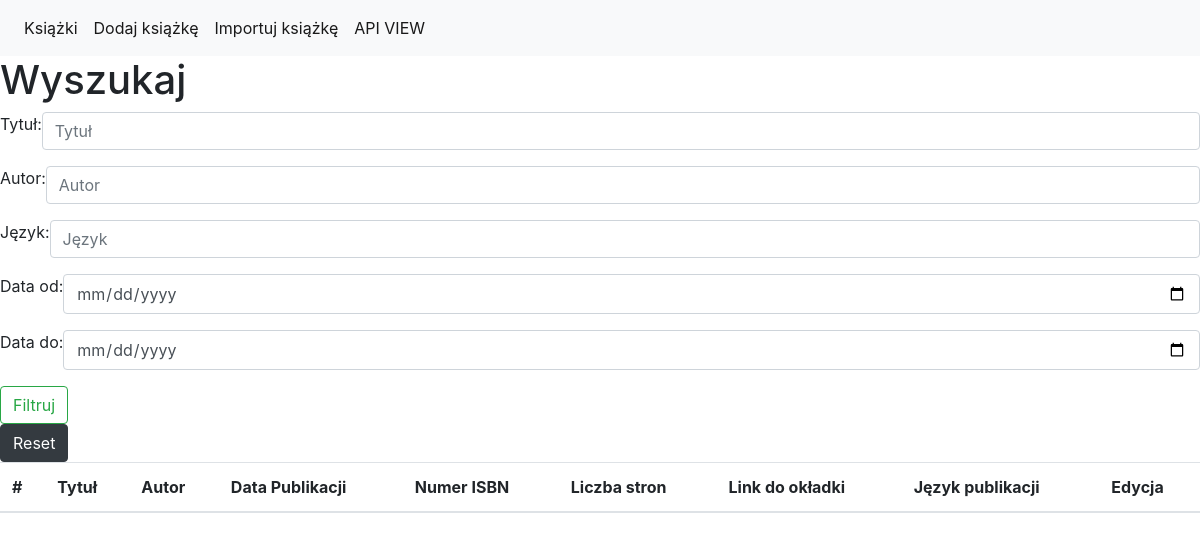
The page /books/ on the database as committed earlier.
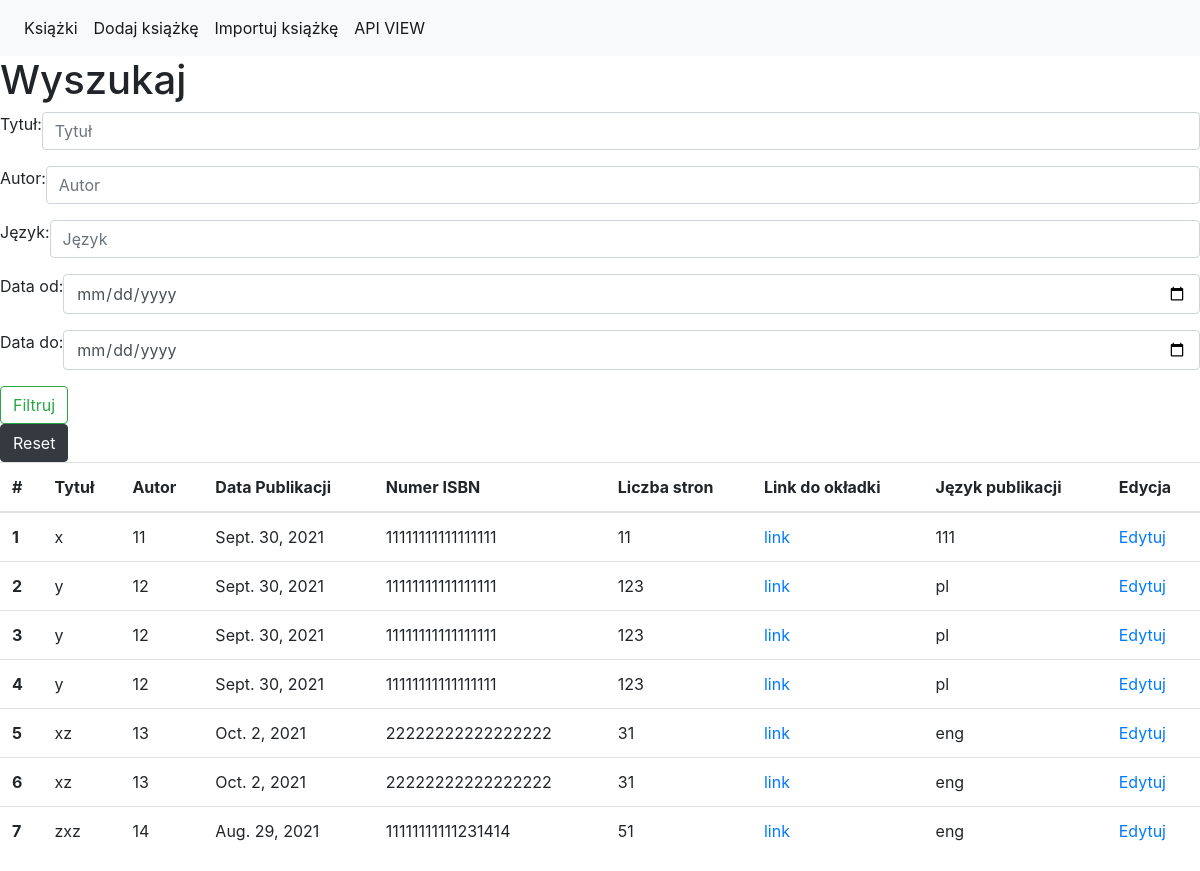
The same page on the database as committed later.
### book/models.py (models this page shows, shortened)
class Book(models.Model):
    title = models.CharField(max_length=32)
    author = models.CharField(max_length=64, null=True)
    date_of_publication = models.DateField(null=True)
    ISBN_number = models.CharField(max_length=17, null=True)
    number_of_pages = models.IntegerField(blank=True, null=True)
    link_to_cover = models.URLField(max_length=200, blank=True, null=True)
    language = models.CharField(max_length=32, null=True)

### book/views.py (the view)
# urls.py: path('', book.book_list, name="index"),
def book_list(request):
    books = define_filtrs(request)
    return render(request, 'index.html',
                  {'books': books})

### book/views.py (called while the page is built)
def is_valid_queryparam(param):
    return param != '' and param is not None

def define_filtrs(request):
    book_filter = Q()
    title = request.GET.get('title')
    author = request.GET.get('author')
    language = request.GET.get('language')
    start_date = request.GET.get('startdate')
    end_date = request.GET.get('enddate')
    if is_valid_queryparam(title):
        book_filter &= Q(title=title)
    if is_valid_queryparam(author):
        book_filter &= Q(author__icontains=author)
    if is_valid_queryparam(language):
        book_filter &= Q(language=language)
    if is_valid_queryparam(start_date):
        book_filter &= Q(date_of_publication__gte=start_date)
    if is_valid_queryparam(end_date):
        book_filter &= Q(date_of_publication__lte=end_date)
    if is_valid_queryparam(book_filter):
        return Book.objects.filter(book_filter, )
    else:
        return Book.objects.all()

### templates/index.html
{% extends 'base.html' %}
{% block body %}
    <h1>Wyszukaj</h1>
<form class="form" action="{% url 'index' %}">
<div class="input-group mb-3">
  Tytuł: <input type="text" class="form-control" placeholder="Tytuł" aria-label="Tytuł" name="title">
</div>
<div class="input-group mb-3">
  Autor: <input type="text" class="form-control" placeholder="Autor" aria-label="Autor" name="author">
</div>
    <div class="input-group mb-3">
  Język: <input type="text" class="form-control" placeholder="Język" aria-label="Język" name="language">
</div>
<div class="input-group mb-3">
  Data od: <input type="date" class="form-control" name="start_date">
</div>
<div class="input-group mb-3">
  Data do: <input type="date" class="form-control" name="end_date">
</div>
    <button class="btn btn-outline-success my-2 my-sm-0" type="submit">Filtruj</button>
</form>
    <a class="btn btn-dark" href="{% url 'index' %}">Reset</a>
<table class="table">
  <thead>
    <tr>
        <th scope="col">#</th>
        <th scope="col">Tytuł</th>
        <th scope="col">Autor</th>
        <th scope="col">Data Publikacji</th>
        <th scope="col">Numer ISBN</th>
        <th scope="col">Liczba stron</th>
        <th scope="col">Link do okładki</th>
        <th scope="col">Język publikacji</th>
        <th scope="col">Edycja</th>
    </tr>
  </thead>
  <tbody>
    {% if books %}
        {% for book in books %}
    <tr>
      <th scope="row">{{ forloop.counter }}</th>
      <td>{{ book.title }}</td>
      <td>{{ book.author }}</td>
      <td>{{ book.date_of_publication }}</td>
    <td>{{ book.ISBN_number }}</td>
    <td>{{ book.number_of_pages }}</td>
    <td><a href="{{ book.link_to_cover }}">link</a></td>
    <td>{{ book.language }}</td>
        <td><a href="{% url 'edit' book.id %}">Edytuj</a></td>
    </tr>
        {% endfor %}
    {% endif %}
  </tbody>
</table>
{% endblock %}

### templates/base.html (shortened to what this page needs)
<!DOCTYPE html>
<html lang="pl-pl">
<head>
    <link rel="stylesheet" href="https://maxcdn.bootstrapcdn.com/bootstrap/4.0.0/css/bootstrap.min.css">
</head>
<body>
<nav class="navbar navbar-expand-lg navbar-light bg-light">
  <div class="collapse navbar-collapse" id="navbarSupportedContent">
    <ul class="navbar-nav mr-auto">
      <li class="nav-item active">
        <a class="nav-link" href="{% url 'index' %}">Książki</a>
      </li>
      <li class="nav-item active">
        <a class="nav-link" href="{% url 'addbook' %}">Dodaj książkę</a>
      </li>
        <li class="nav-item active">
        <a class="nav-link" href="{% url 'import' %}">Importuj książkę</a>
      </li>
    <li class="nav-item active">
        <a class="nav-link" href="{% url 'api' %}">API VIEW</a>
      </li>
    </ul>
  </div>
</nav>
{% block body %}
{% endblock %}
</body>
</html>

Rows that differ between the two databases and show on the page:
added Book: title "x", author "11", date_of_publication "Sept. 30, 2021", ISBN_number "11111111111111111", number_of_pages "11", language "111"
added Book: title "y", author "12", date_of_publication "Sept. 30, 2021", ISBN_number "11111111111111111", number_of_pages "123", language "pl"
added Book: title "y", author "12", date_of_publication "Sept. 30, 2021", ISBN_number "11111111111111111", number_of_pages "123", language "pl"
added Book: title "y", author "12", date_of_publication "Sept. 30, 2021", ISBN_number "11111111111111111", number_of_pages "123", language "pl"
added Book: title "xz", author "13", date_of_publication "Oct. 2, 2021", ISBN_number "22222222222222222", number_of_pages "31", language "eng"
added Book: title "xz", author "13", date_of_publication "Oct. 2, 2021", ISBN_number "22222222222222222", number_of_pages "31", language "eng"
added Book: title "zxz", author "14", date_of_publication "Aug. 29, 2021", ISBN_number "11111111111231414", number_of_pages "51", language "eng"
